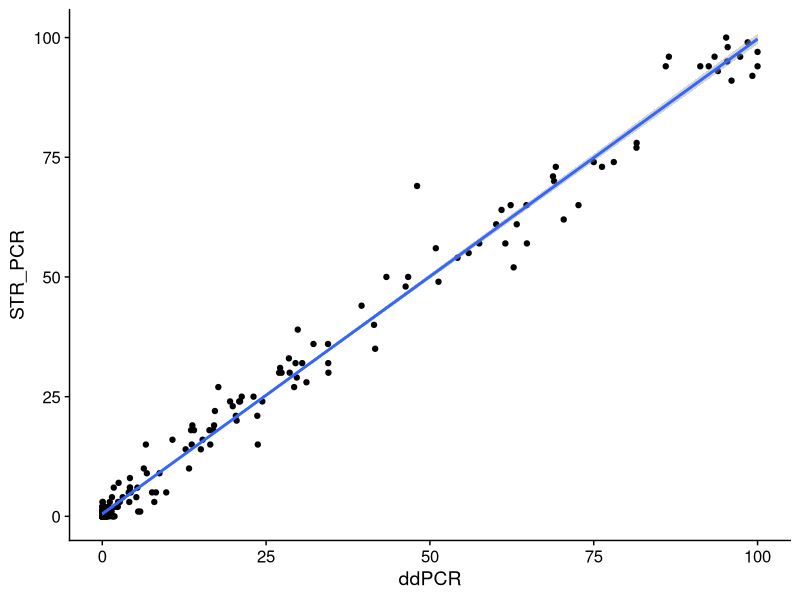
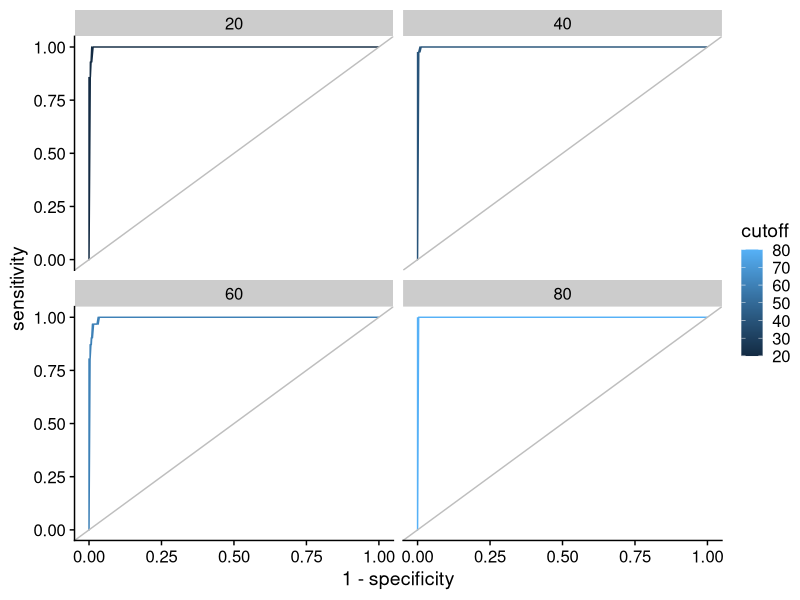
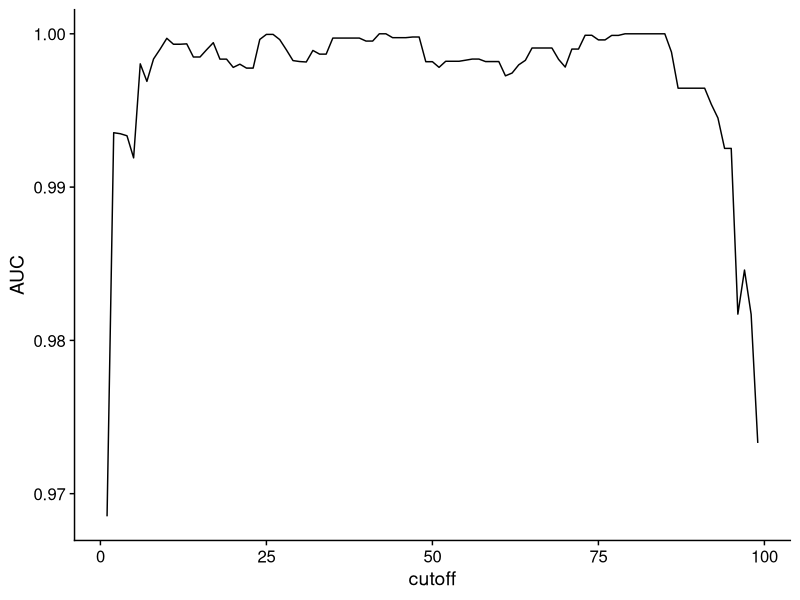
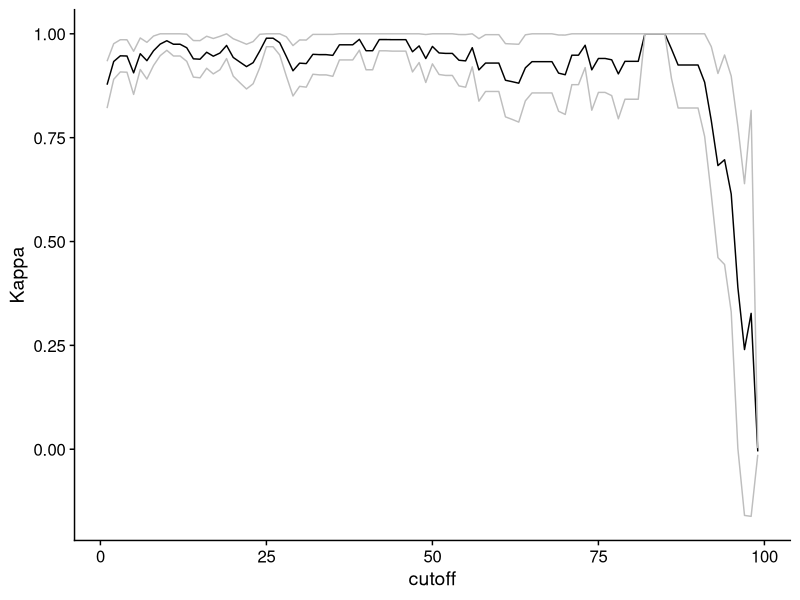
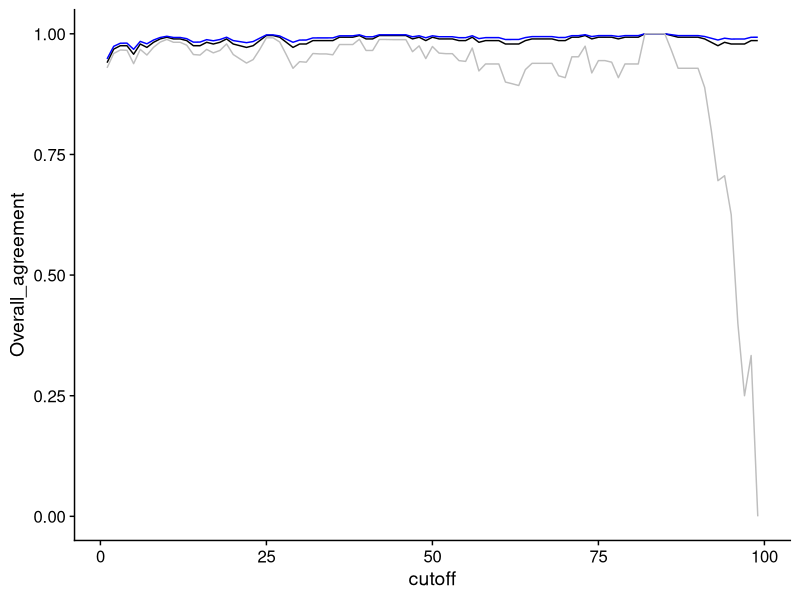

The R source for these figures, in order:
# Kappa statistics for Fortschegger M et al comparing ddPCR and real time PCR for the detection of mutation in bone marrow. 

# Content based on reviewers' comments:
# Receiver Operating Characteristic (ROC) curve and the corresponding area under the curve (Az) comparing the two methods - STR-qPCR based and ddPCR based.  
# Three indexes of κ, positive agreement, and negative agreement.

##########################
# libraries and settings #
##########################

library("ggplot2")
library("reshape2")
library("cowplot")
library("pROC")
library("psych")

theme_set(theme_cowplot())

########
# data #
########

# these data are generated in the respective publication
dat <- read.table("data/STR_ddPCR.txt", header=TRUE)

############
# analysis #
############

# correlation plot
p1 <- ggplot(dat,aes(x=ddPCR, y=STR_PCR))+
  geom_point()+
  geom_smooth(method="lm")+
  NULL

cor(dat, method="spearman")
cor(dat, method="pearson") 

dffin <- NULL 
for (i in c(2,4,6,8)*10){
  cat <- (dat[,2] > i)*1
  roci <- roc(cat,dat[,1])
  auc <- roci$auc
  sens <- roci$sensitivities
  spec <- roci$specificities
  df <- data.frame(sensitivity=sens, specificity=spec,cutoff=rep(i,length(sens)))
  dffin <- rbind(dffin,df)
}

p2 <- ggplot(dffin,aes(x=1-specificity, y=sensitivity,colour=cutoff))+
  geom_line()+
  geom_abline(slope=1,colour="grey")+
  facet_wrap(~cutoff, nrow=2)

dffin <- NULL 
for (i in 1:99){
  cat <- (dat[,1] > i)*1
  roci <- roc(cat,dat[,2])
  auc <- as.numeric(roci$auc)
  vec <- c(cutoff=i,AUC=auc)
  dffin <- rbind(dffin, vec)
}
dffin <- data.frame(dffin)

p3 <- ggplot(dffin, aes(x=cutoff, y=AUC))+
  geom_line()+
  NULL


# Kappa statistics

cohen.kappa(dat)

# 
dffin <- NULL 
for (i in 1:99){
  cat <- (dat > i)*1
  kap <- cohen.kappa(cat)$kappa
  agree <- cohen.kappa(cat)$agree
  confid <- cohen.kappa(cat)$confid
  vec <- c(cutoff=i,Kappa=kap, 
           Agreement=(2*agree[1,1])/(2*agree[1,1]+agree[1,2]+agree[2,1]), 
           Disagreement=(2*agree[2,2])/(2*agree[2,2]+agree[1,2]+agree[2,1]), 
           Overall_agreement=(agree[1,1]+agree[2,2])/(agree[1,1]+agree[2,2]+agree[1,2]+agree[2,1]),
           lower=confid[1,1], upper=confid[1,3])
  dffin <- rbind(dffin, vec)
}
dffin <- data.frame(dffin)

# 95% confidence interval
p4 <- ggplot(dffin, aes(x=cutoff, y=Kappa))+
  geom_line()+
  geom_line(aes(x=cutoff, y=upper),colour="grey")+
  geom_line(aes(x=cutoff, y=lower),colour="grey")+
  NULL

p5 <- ggplot(dffin, aes(x=cutoff, y=Overall_agreement))+
  geom_line()+
  geom_line(aes(x=cutoff, y=Agreement),colour="blue")+
  geom_line(aes(x=cutoff, y=Disagreement),colour="grey")+
  NULL

pdf("plots/200124_kappa_stats.pdf", useDingbats = FALSE)
print(p1)
print(p2)
print(p3)
print(p4)
print(p5)
dev.off()


### calculation of positive and negative error
#             2a                    2d
# PA  =  ----------;    NA  =  ----------.    
#         2a + b + c            2d + b + c

#             a + d         a + d
# po  =  -------------  =  -----.    
#         a + b + c + d       N

# raters are defined as a two-by-two matrix of +/-


